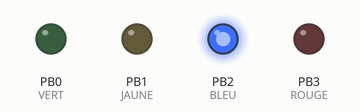
This sketch was run on a simulated ATtiny85, built with avr-gcc and run on an emulated ATtiny85. On the bench: output pins drawn as LEDs (lit = HIGH).

Above: at 0.5 s.
At 2.5 s:
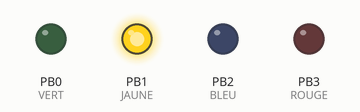
At 4.5 s:
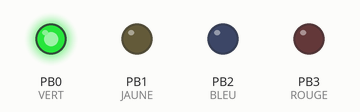
At 6.5 s:
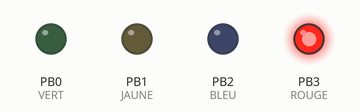
At 9.5 s:
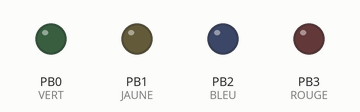
Timing chart, 0 to 10.4 s (numbered marks = the images above):
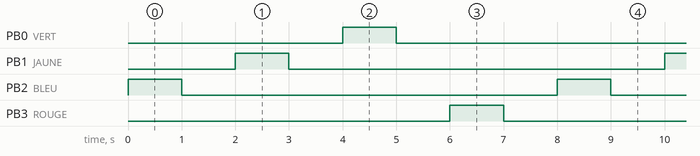

Measured:
- by itself, PB0 (VERT), PB1 (JAUNE), PB2 (BLEU), PB3 (ROUGE): alternates HIGH for 1.0 s and LOW for 7.0 s
- by itself, everything shown: repeats every 8.0 s, in 8 steps

The sketch:

pm_attiny_isp_chenillard.ino
```cpp
/*
 Nom : pm_attiny_isp_chenillard.ino
 Description : Chenillard avec un ATTINY 85 programmé en ISP avec un Arduino UNO
 Creation : phmarduino le 11 12 2015
 Mise a jour :
 */

#define VERT 0    // La led verte est sur la brohe 0 de l'ATTINY
#define ROUGE 3   // La led rouge est sur la brohe 3 de l'ATTINY
#define BLEU 2    // La led bleue est sur la brohe 2 de l'ATTINY
#define JAUNE 1   // La led jaune est sur la brohe 1 de l'ATTINY

// Initialisation en sortie des pattes et extinction des LEDs
void setup() {
  pinMode(VERT, OUTPUT);
  pinMode(ROUGE, OUTPUT);
  pinMode(BLEU, OUTPUT);
  pinMode(JAUNE, OUTPUT);
  digitalWrite(VERT, LOW);
  digitalWrite(ROUGE, LOW);
  digitalWrite(BLEU, LOW);
  digitalWrite(JAUNE, LOW);
}

// Boucle d allumage et extinction des LEDs en série
void loop() {
  digitalWrite(BLEU, HIGH);   // allumage led bleue
  delay(1000);                // attente une seconde
  digitalWrite(BLEU, LOW);    // extinction de la led bleue
  delay(1000);                // attente une seconde

  digitalWrite(JAUNE, HIGH);
  delay(1000);
  digitalWrite(JAUNE, LOW);
  delay(1000);

  digitalWrite(VERT, HIGH);
  delay(1000);
  digitalWrite(VERT, LOW);
  delay(1000);

  digitalWrite(ROUGE, HIGH);
  delay(1000);
  digitalWrite(ROUGE, LOW);
  delay(1000);
}
```
